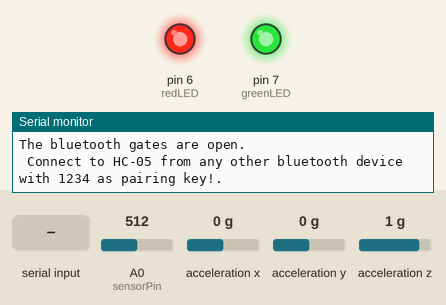
Simulated run of this sketch. Board: Arduino Uno, built with avr-gcc and run on an emulated ATmega328P. On the bench: output pins drawn as LEDs (lit = HIGH), the last lines printed to the serial monitor. The inputs (shaded band) are chosen by the test bench; at power-on: A0 (sensorPin) = 512, acceleration x 0 g, acceleration y 0 g, acceleration z 1 g.

Above: at 0.1 s.
At 2.2 s:
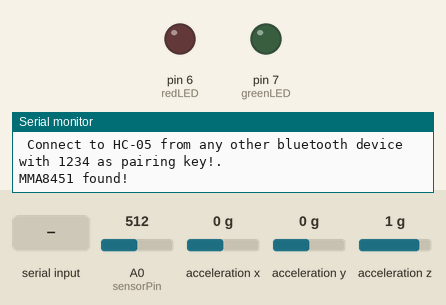
2.3 s: "1" received over the second serial link
At 2.9 s:
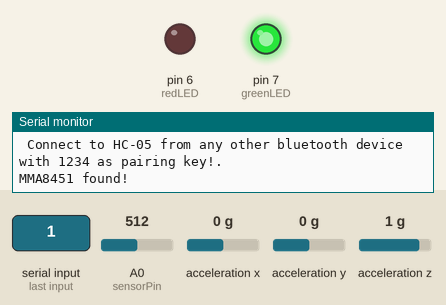
Timing chart, 0 to 5.3 s (numbered marks = the images above; inputs shaded):
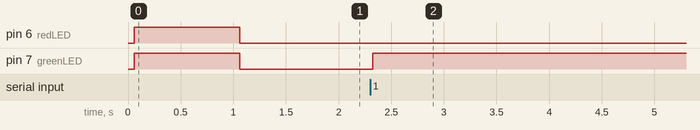

The sketch:

barbellSubsystem.ino
```cpp
#include <SoftwareSerial.h>


#include <Wire.h>
#include <Adafruit_MMA8451.h>
#include <Adafruit_Sensor.h>

//proximity sensor
#define sensorPin A0

//bluetooth
SoftwareSerial bt(2, 3); // RX | TX // receive, transmit bluetooth
char ledControl = "0";
//accelerometer
Adafruit_MMA8451 mma = Adafruit_MMA8451();


//LEDS
const int greenLED = 7;
const int redLED = 6;

float gravity = -9.8;

//flag to determine which phase of the lift we are in
bool gnd;
bool up;
bool peak;

void setup()
{
  //bluetooth
  Serial.begin(9600);
  bt.begin(9600);  //Default Baud for comm, it may be different for your Module.
  Serial.println("The bluetooth gates are open.\n Connect to HC-05 from any other bluetooth device with 1234 as pairing key!.");

  //accelerometer
  if (! mma.begin()) {
    Serial.println("Couldnt start accelerometer");
    while (1);
  }
  Serial.println("MMA8451 found!");
  mma.setRange(MMA8451_RANGE_2_G);

  //LEDs
  pinMode(greenLED, OUTPUT);
  pinMode(redLED, OUTPUT);
  //flash on to indicate power
  digitalWrite(greenLED, HIGH);
  digitalWrite(redLED, HIGH);
  delay(1000);
  //default off
  digitalWrite(greenLED, LOW);
  digitalWrite(redLED, LOW);

  gnd = false;
  up = false;
  peak = false;
}

void loop()
{
  // setup accelerometer
  mma.read();
  sensors_event_t event;
  mma.getEvent(&event);
  float accel_z = event.acceleration.z;

  // setup prox sensor
  float volts = analogRead(sensorPin)*0.0048828125;
  int prox = 13*pow(volts, -1);

  //hold box upside down to reset and wait
  if (accel_z > 0 && prox > 30) {
    gnd = false;
    up = false;
    peak = false;
    digitalWrite(greenLED, HIGH);
    digitalWrite(redLED, HIGH);
    while (accel_z > 0) {
      mma.read();
      sensors_event_t event;
      mma.getEvent(&event);
      accel_z = event.acceleration.z;
    }
////    while (true) {
////      volts = analogRead(sensorPin)*0.0048828125;
////      prox = 13*pow(volts, -1);
////      if (prox < 30) {
////         break;
////      }
////    }
    delay(500);
    digitalWrite(greenLED, LOW);
    digitalWrite(redLED, LOW);
  }

  // decide what to transmit to RaspberryPi
  if (accel_z >= (gravity - 1.25) && accel_z <= (gravity + 1.25) && !gnd) {
    //gnd
    bt.write("gnd\n");
    gnd = true;
  } else if (accel_z < (gravity - 1.5) && !up && gnd) {
    //up
    bt.write("up\n");
    up = true;
  } else if (accel_z >= (gravity - 1.25) && accel_z <= (gravity + 1.25) && !peak && up && gnd) {
    //peak
    bt.write("peak\n");
    peak = true;
  }


  //LED logic
  ledControl = bt.read();
  //send 1 for "good" form, 0 for "bad" form
  if (ledControl == '1') {
    digitalWrite(greenLED, HIGH);
    digitalWrite(redLED, LOW);
    delay(5000);
    gnd = false;
    up = false;
    peak = false;
  } else if (ledControl == '0') {
    digitalWrite(greenLED, LOW);
    digitalWrite(redLED, HIGH);
    delay(5000);
    gnd = false;
    up = false;
    peak = false;
  }
  delay(250);
}
```

Measured:
- after the input at 2.3 s, pin 7 (greenLED): LOW → HIGH at once
